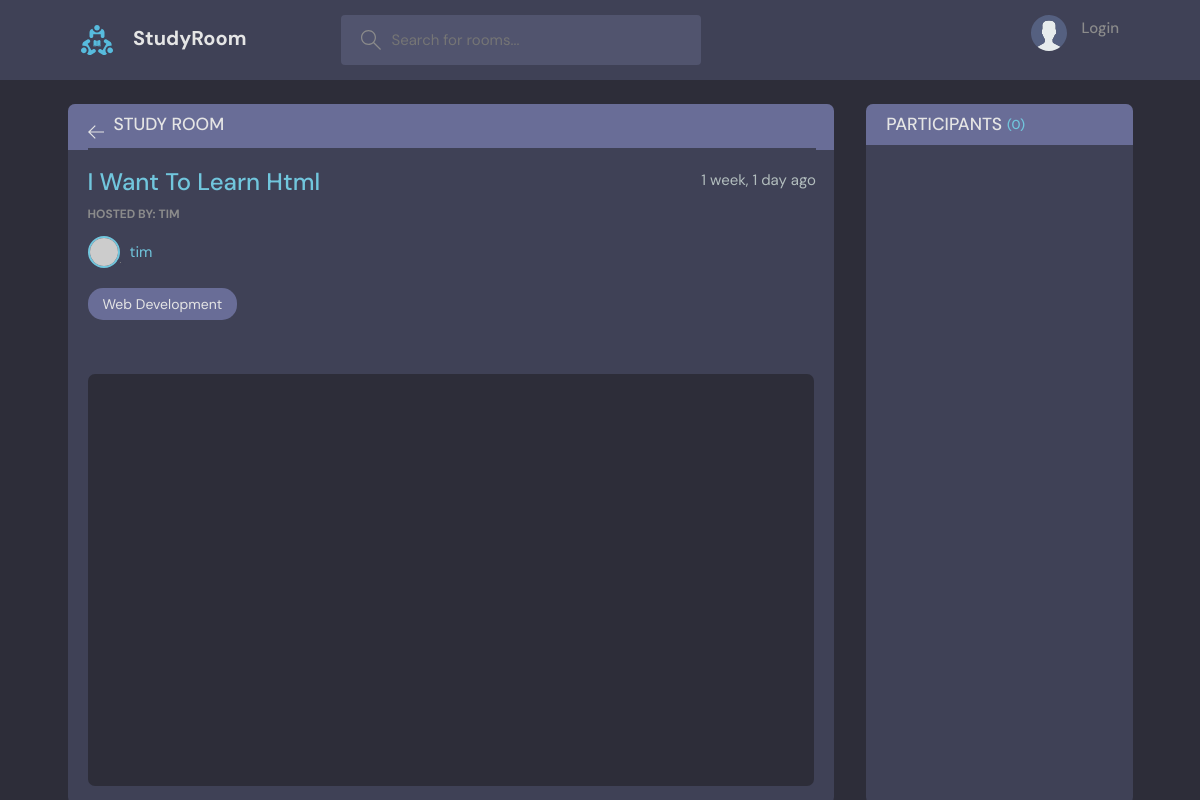
Page /room/4/ on the earlier database version.
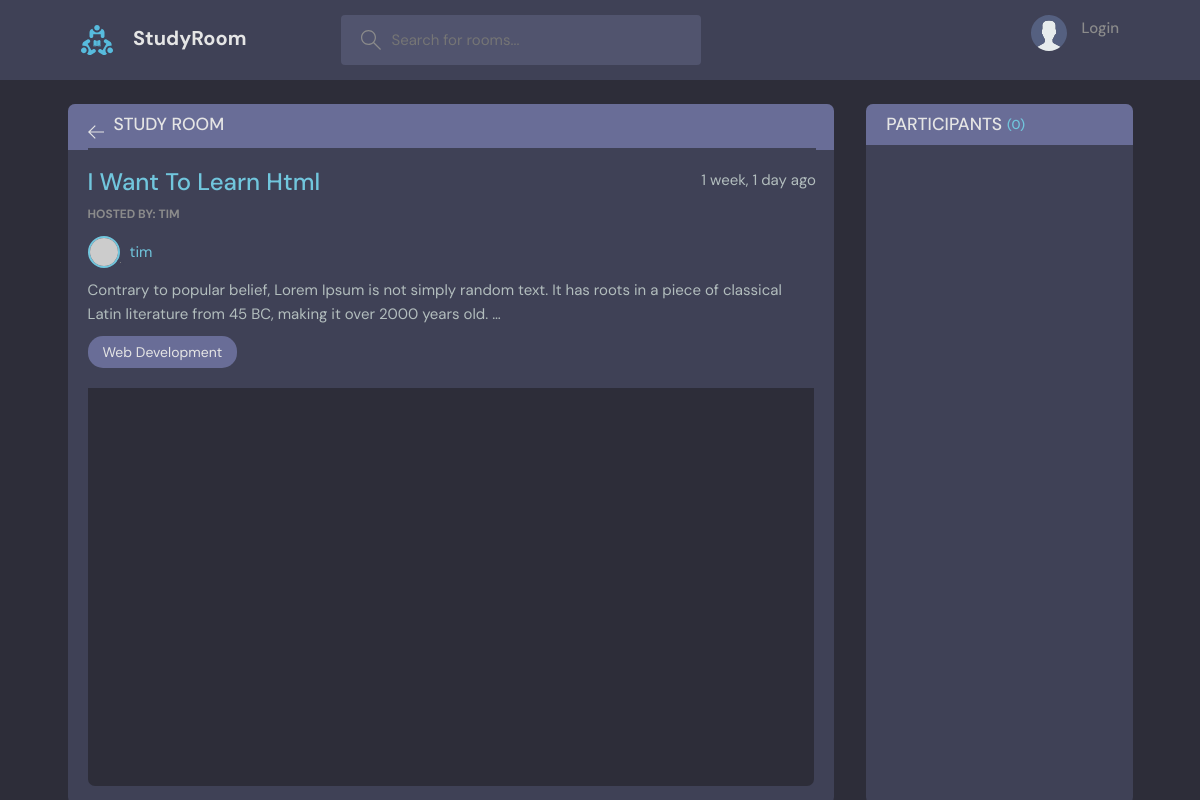
Same page on the later database version.
### base/models.py (models this page shows, shortened)
class Room(models.Model):
    host = models.ForeignKey(User, on_delete=models.SET_NULL, null=True)
    topic = models.ForeignKey(Topic, on_delete=models.SET_NULL, null=True)
    name = models.CharField(max_length=200)
    description = models.TextField(null=True, blank=True)
    participants = models.ManyToManyField(User,related_name='participants', blank=True)
    updated = models.DateTimeField(auto_now=True)
    created = models.DateTimeField(auto_now_add=True)
    class Meta:
        ordering = ['-updated', '-created']

class Topic(models.Model):
    name = models.CharField(max_length=200)
    def __str__(self):
        return self.name

### base/views.py (the view, shortened to what this page needs)
# urls.py: path('room/<str:pk>/', views.room, name='room'),
def room(request, pk):
    room = Room.objects.get(id=pk)
    room_messages = room.message_set.all()
    participants = room.participants.all()
    context = {'room': room, 'room_messages': room_messages,
               'participants': participants}
    return render(request, 'base/room.html', context)

### base/templates/base/room.html (shortened to what this page needs)
{% extends 'main.html' %}
{% block content %}
<body>
  <main class="profile-page layout layout--2">
    <div class="container">
      <div class="room">
        <div class="room__top">
          <div class="room__topLeft">
            <a href="{% url 'home' %}">
              <svg version="1.1" xmlns="http://www.w3.org/2000/svg" width="32" height="32" viewBox="0 0 32 32">
                <title>arrow-left</title>
                <path
                  d="M13.723 2.286l-13.723 13.714 13.719 13.714 1.616-1.611-10.96-10.96h27.625v-2.286h-27.625l10.965-10.965-1.616-1.607z">
                </path>
              </svg>
            </a>
            <h3>Study Room</h3>
          </div>
        </div>
        <div class="room__box scroll">
          <div class="room__header scroll">
            <div class="room__info">
              <h3>{{room.name.title}}</h3>
              <span>{{room.created|timesince}} ago</span>
            </div>
            <div class="room__hosted">
              <p>Hosted By: {{room.host.username}}</p>
              <a href="{% url 'user-profile' room.host.id %}" class="room__author">
                <div class="avatar avatar--small">
                  <img src="https://randomuser.me/api/portraits/men/37.jpg" />
                </div>
                <span>{{room.host.username}}</span>
              </a>
            </div>
            <div class="room__details">
              {{room.description|truncatewords:30}}
            </div>
            <span class="room__topics">{{room.topic}}</span>
          </div>
          <div class="room__conversation">
            <div class="threads scroll">
            </div>
          </div>
        </div>
      </div>
      <div class="participants">
        <h3 class="participants__top">Participants <span>({{participants.count}})</span></h3>
        <div class="participants__list scroll">
        </div>
      </div>
    </div>
  </main>
  {% endblock %}

Differences in the rows shown:
changed Room "I Want To Learn Html": description (not shown) → "Contrary to popular belief, Lorem Ipsum is not simply random text. It has roots in a piece of classical Latin literature from 45 BC, making it over 2000 years old. …"
